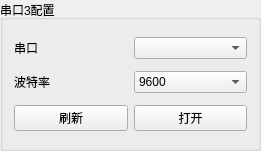
   <widget class="QGroupBox" name="serialPort3_GroupBox">
    <property name="geometry">
     <rect>
      <x>620</x>
      <y>20</y>
      <width>261</width>
      <height>151</height>
     </rect>
    </property>
    <property name="title">
     <string>串口3配置</string>
    </property>
    <layout class="QGridLayout" name="gridLayout_3">
     <item row="0" column="0">
      <widget class="QLabel" name="label_5">
       <property name="text">
        <string>串口</string>
       </property>
      </widget>
     </item>
     <item row="0" column="1">
      <widget class="QComboBox" name="serialPort3_ComboBox"/>
     </item>
     <item row="1" column="0">
      <widget class="QLabel" name="label_6">
       <property name="text">
        <string>波特率</string>
       </property>
      </widget>
     </item>
     <item row="1" column="1">
      <widget class="QComboBox" name="baud3_ComboBox">
       <item>
        <property name="text">
         <string>9600</string>
        </property>
       </item>
       <item>
        <property name="text">
         <string>115200</string>
        </property>
       </item>
      </widget>
     </item>
     <item row="2" column="0">
      <widget class="QPushButton" name="flushSerialPort3_Btn">
       <property name="text">
        <string>刷新</string>
       </property>
      </widget>
     </item>
     <item row="2" column="1">
      <widget class="QPushButton" name="openSerialPort3_Btn">
       <property name="text">
        <string>打开</string>
       </property>
      </widget>
     </item>
    </layout>
   </widget>
